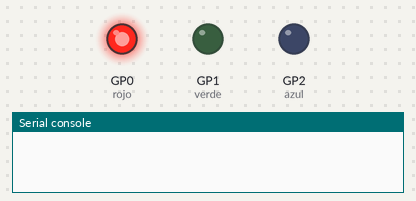
A program run on a simulated Raspberry Pi Pico running MicroPython. On the bench: output pins drawn as LEDs (lit = HIGH), the last lines printed to the serial console. At 30.0 s the program stops and its outputs stay as they are.

Above: at 0.5 s.
At 3.5 s:
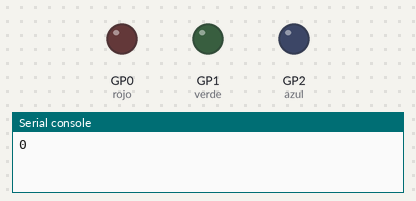
Timing chart, 0 to 4.6 s (numbered marks = the images above):
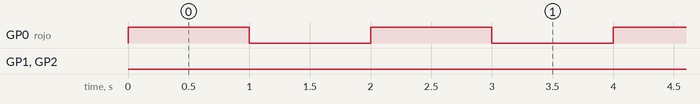

Measured:
- by itself, GP0 (rojo): alternates HIGH for 1.0 s and LOW for 1.0 s, 10 changes in all, then stays LOW
- by itself, GP1 (verde): LOW → HIGH at 10.0 s, → LOW 1.0 s later, → HIGH 1.0 s later, → LOW 1.0 s later, … (10 changes in this stretch)
- by itself, GP2 (azul): LOW → HIGH at 20.0 s, → LOW 1.0 s later, → HIGH 1.0 s later, → LOW 1.0 s later, … (10 changes in this stretch)

The program:

7-cicloFor.py
```python
from machine import Pin   #importar modulos
import time

rojo = Pin(0, Pin.OUT)     # se configuran los GPIO 0,1,2 como pines de salida digitales
verde = Pin(1, Pin.OUT)
azul = Pin(2, Pin.OUT)

for i in range(5):      # se configura el primer for desde 0 hasta 5
    rojo.on()
    time.sleep(1)
    rojo.off()
    time.sleep(1)
    print(i)

for j in range(5,10):   # se configura el segundo for desde 5 hasta 10
    verde.on()
    time.sleep(1)
    verde.off()
    time.sleep(1)
    print("verde")
    print(j)

for x in range(10,20,2):    # se configura el tercer for desde 10 hasta 20 en pasos de 2 en 2
    azul.on()
    time.sleep(1)
    azul.off()
    time.sleep(1)
    print("azul")
    print(x)
```
